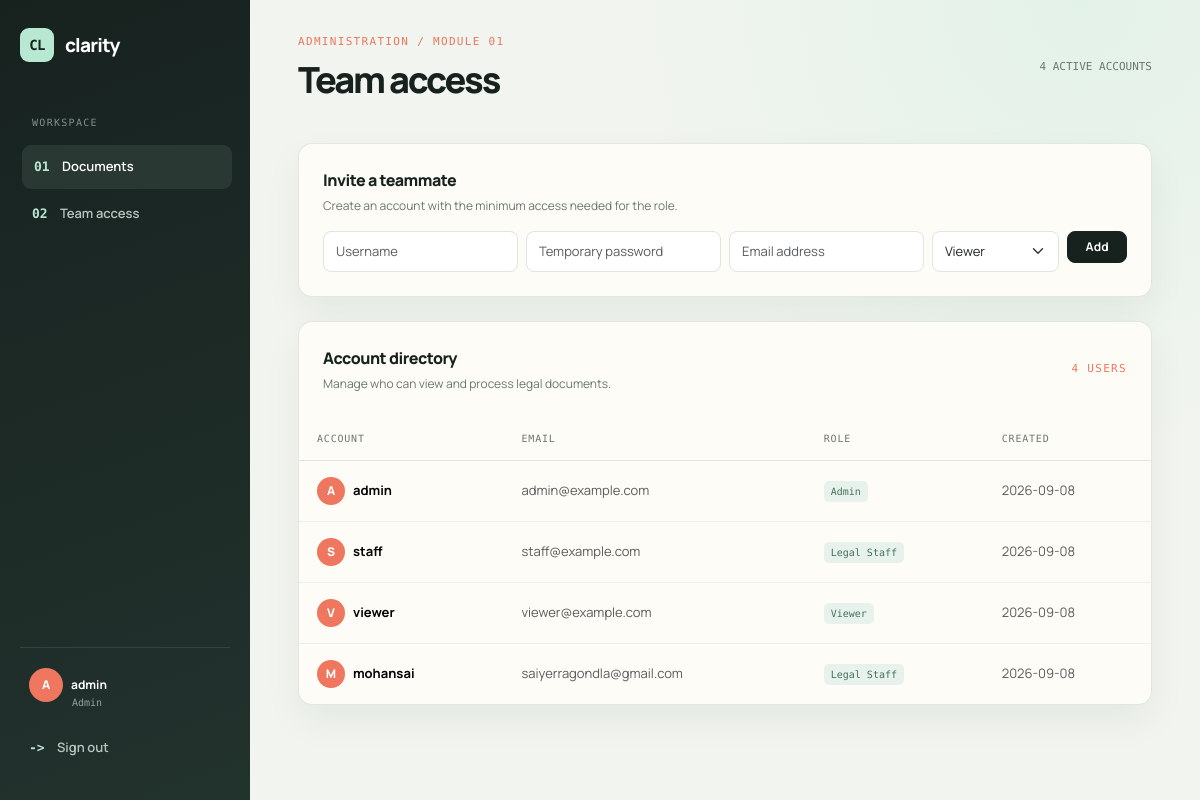
Page /admin/users (signed in) on the committed database.
### tables this page shows
CREATE TABLE users (
            user_id INTEGER PRIMARY KEY AUTOINCREMENT,
            username TEXT UNIQUE NOT NULL,
            password TEXT NOT NULL,
            email TEXT,
            role TEXT NOT NULL,
            created_at TEXT NOT NULL
        );

### app.py (the view)
@app.route("/admin/users")
@roles_required("Admin")
def users():
    conn = db()
    users = conn.execute("SELECT user_id,username,email,role,created_at FROM users ORDER BY user_id").fetchall()
    conn.close()
    return render_template("users.html", users=users)

### app.py (called while the page is built)
def db():
    conn = sqlite3.connect(DB_PATH)
    conn.row_factory = sqlite3.Row
    return conn

def roles_required(*roles):
    def decorator(f):
        @wraps(f)
        def wrapper(*args, **kwargs):
            if "user_id" not in session:
                return redirect(url_for("login"))
            if session.get("role") not in roles:
                flash("You do not have permission for this operation.", "danger")
                return redirect(url_for("dashboard"))
            return f(*args, **kwargs)
        return wrapper
    return decorator

### templates/users.html (shortened to what this page needs)
{% extends "base.html" %}
{% block content %}
<div class="topline"><div><div class="eyebrow">Administration / Module 01</div><h1 class="page-title">Team access</h1></div><div class="date-stamp">{{ users|length }} ACTIVE ACCOUNTS</div></div>
<div class="workspace-card p-4 mb-4">
<div class="card-heading">Invite a teammate</div><div class="card-subtitle mb-3">Create an account with the minimum access needed for the role.</div>
<form method="post" action="{{ url_for('add_user') }}" class="row g-2">
<div class="col-md-3"><input class="form-control" name="username" placeholder="Username" required></div>
<div class="col-md-3"><input class="form-control" name="password" placeholder="Temporary password" required></div>
<div class="col-md-3"><input class="form-control" type="email" name="email" placeholder="Email address"></div>
<div class="col-md-2"><select class="form-select" name="role"><option>Viewer</option><option>Legal Staff</option><option>Admin</option></select></div>
<div class="col-md-1"><button class="btn btn-primary w-100">Add</button></div>
</form>
</div>
<div class="workspace-card overflow-hidden">
<div class="d-flex justify-content-between align-items-center p-4"><div><div class="card-heading">Account directory</div><div class="card-subtitle">Manage who can view and process legal documents.</div></div><span class="eyebrow">{{ users|length }} users</span></div>
<table class="table">
<thead><tr><th>Account</th><th>Email</th><th>Role</th><th>Created</th></tr></thead>
<tbody>{% for u in users %}<tr><td><span class="avatar" style="height:28px; margin-right:8px; width:28px;">{{ u.username[:1].upper() }}</span><strong>{{u.username}}</strong></td><td class="text-muted">{{u.email or 'No email added'}}</td><td><span class="file-type">{{u.role}}</span></td><td class="text-muted">{{u.created_at[:10]}}</td></tr>{% endfor %}</tbody>
</table>
</div>
{% endblock %}

### templates/base.html (shortened to what this page needs)
<!doctype html>
<html>
<head>
<link href="https://cdn.jsdelivr.net/npm/bootstrap@5.3.3/dist/css/bootstrap.min.css" rel="stylesheet">
</head>
<body>
{% if session.get('user_id') %}<div class="app-shell">
<aside class="sidebar">
<a class="brand" href="{{ url_for('dashboard') }}"><span class="brand-mark">CL</span> clarity</a>
<div class="sidebar-label">Workspace</div>
<nav class="side-links">
<a class="side-link active" href="{{ url_for('dashboard') }}"><span class="side-icon">01</span> Documents</a>
{% if session.get('role') == 'Admin' %}<a class="side-link" href="{{ url_for('users') }}"><span class="side-icon">02</span> Team access</a>{% endif %}
</nav>
<div class="sidebar-user"><span class="avatar">{{ session.get('username', 'U')[:1].upper() }}</span><span class="user-name">{{ session.get('username') }}</span><span class="user-role">{{ session.get('role') }}</span><a class="side-link mt-3 px-0" href="{{ url_for('logout') }}"><span class="side-icon">-&gt;</span> Sign out</a></div>
</aside>
<main class="main">
{% else %}<main class="main" style="margin:0 auto; max-width:1180px; width:100%;">{% endif %}
{% block content %}{% endblock %}
</main>{% if session.get('user_id') %}</div>{% endif %}
</body>
</html>

### templates/base.html (style rules this page uses)
:root { --ink:#17221f; --muted:#6b7772; --paper:#f1f4ef; --line:#dfe5df; --mint:#b8e8d2; --coral:#ef765f; --cream:#fffdf8; }
* { box-sizing:border-box; }
body { background:radial-gradient(circle at 90% 0%, #e3f2e8 0, transparent 28rem), var(--paper); color:var(--ink); font-family:'Manrope',sans-serif; min-height:100vh; }
.app-shell { display:flex; min-height:100vh; }
.sidebar { background:linear-gradient(160deg, #17221f 0%, #22322d 100%); color:#eaf2ed; display:flex; flex-direction:column; height:100vh; padding:28px 20px; position:sticky; top:0; width:250px; }
.brand { align-items:center; color:white; display:flex; font-size:19px; font-weight:800; gap:11px; letter-spacing:-.04em; text-decoration:none; }
.brand-mark { align-items:center; background:var(--mint); border-radius:9px; color:var(--ink); display:flex; font-family:'DM Mono',monospace; font-size:14px; height:34px; justify-content:center; width:34px; }
.sidebar-label { color:#82908b; font-family:'DM Mono',monospace; font-size:10px; letter-spacing:.13em; margin:53px 12px 12px; text-transform:uppercase; }
.side-link { border-radius:9px; color:#b9c6c0; display:flex; font-size:13px; font-weight:600; gap:12px; margin:3px 0; padding:12px; text-decoration:none; transition:background .2s ease, color .2s ease, transform .2s ease; }
.side-link:hover, .side-link.active { background:#293833; color:white; transform:translateX(2px); }
.side-icon { color:var(--mint); font-family:'DM Mono',monospace; width:16px; }
.sidebar-user { border-top:1px solid #35443f; margin-top:auto; padding:20px 9px 0; }
.avatar { align-items:center; background:var(--coral); border-radius:50%; color:white; display:inline-flex; font-size:12px; font-weight:800; height:34px; justify-content:center; margin-right:8px; width:34px; }
.user-name { color:white; font-size:12px; font-weight:700; }
.user-role { color:#93a39c; display:block; font-family:'DM Mono',monospace; font-size:10px; margin-left:43px; margin-top:-7px; }
.main { flex:1; min-width:0; padding:34px clamp(22px, 4vw, 68px); }
.topline { align-items:center; display:flex; justify-content:space-between; margin-bottom:42px; }
.eyebrow { color:var(--coral); font-family:'DM Mono',monospace; font-size:11px; letter-spacing:.12em; text-transform:uppercase; }
.page-title { font-size:clamp(26px, 3vw, 38px); font-weight:800; letter-spacing:-.06em; margin:7px 0 0; }
.date-stamp { color:var(--muted); font-family:'DM Mono',monospace; font-size:11px; }
.workspace-card { background:rgba(255,253,248,.88); border:1px solid rgba(223,229,223,.9); border-radius:14px; box-shadow:0 16px 38px rgba(23,34,31,.055); }
.card-heading { font-size:16px; font-weight:800; letter-spacing:-.03em; }
.card-subtitle { color:var(--muted); font-size:12px; margin-top:5px; }
.btn { border-radius:8px; font-size:12px; font-weight:700; letter-spacing:.01em; }
.btn-primary { background:var(--ink); border-color:var(--ink); }
.form-control, .form-select { border-color:var(--line); border-radius:8px; font-size:13px; padding:10px 12px; }
.table { --bs-table-bg:transparent; margin-bottom:0; }
.table thead th { border-bottom:1px solid var(--line); color:var(--muted); font-family:'DM Mono',monospace; font-size:10px; font-weight:500; letter-spacing:.08em; padding:14px 18px; text-transform:uppercase; }
.table tbody td { border-bottom:1px solid #edf0eb; font-size:13px; padding:16px 18px; vertical-align:middle; }
.table tbody tr:last-child td { border-bottom:0; }
.file-type { background:#e8f2ec; border-radius:5px; color:#46705c; font-family:'DM Mono',monospace; font-size:10px; padding:5px 7px; }

### rows in the picture
users: username "A", username "admin", email "admin@example.com", role "Admin", created_at "2026-09-08"
users: username "S", username "staff", email "staff@example.com", role "Legal Staff", created_at "2026-09-08"
users: username "V", username "viewer", email "viewer@example.com", role "Viewer", created_at "2026-09-08"
users: username "M", username "mohansai", email "saiyerragondla@gmail.com", role "Legal Staff", created_at "2026-09-08"

### other values in the picture
{{ session.get('username', 'U')[:1].upper() }} "A"
{{ session.get('username') }} "admin"
{{ session.get('role') }} "Admin"
{{ users|length }} "4"
